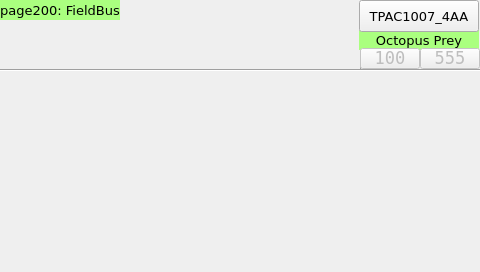
<?xml version="1.0" encoding="UTF-8"?>
<ui version="4.0">
<class>page200</class>
<widget class="QWidget" name="page200">
<property name="geometry">
<rect>
<x>0</x>
<y>0</y>
<width>480</width>
<height>272</height>
</rect>
</property>
<property name="minimumSize">
<size>
<width>480</width>
<height>272</height>
</size>
</property>
<property name="maximumSize">
<size>
<width>480</width>
<height>272</height>
</size>
</property>
<property name="windowTitle">
<string>page200</string>
</property>
<property name="styleSheet">
<string notr="true">QWidget#page200
{
}</string>
</property>
<widget class="Line" name="line_hr_1">
<property name="geometry">
<rect>
<x>0</x>
<y>69</y>
<width>481</width>
<height>3</height>
</rect>
</property>
<property name="orientation">
<enum>Qt::Horizontal</enum>
</property>
</widget>
<widget class="Line" name="line_vt_4">
<property name="geometry">
<rect>
<x>360</x>
<y>1</y>
<width>3</width>
<height>68</height>
</rect>
</property>
<property name="orientation">
<enum>Qt::Vertical</enum>
</property>
</widget>
<widget class="QLabel" name="label_Qt_Project">
<property name="geometry">
<rect>
<x>359</x>
<y>30</y>
<width>120</width>
<height>20</height>
</rect>
</property>
<property name="font">
<font>
<family>DejaVu Sans</family>
<pointsize>10</pointsize>
</font>
</property>
<property name="styleSheet">
<string notr="true">background-color: rgb(170, 255, 127);</string>
</property>
<property name="text">
<string>Octopus Prey</string>
</property>
<property name="alignment">
<set>Qt::AlignCenter</set>
</property>
</widget>
<widget class="ATCMlabel" name="atcmLabel_HWconfig">
<property name="enabled">
<bool>false</bool>
</property>
<property name="geometry">
<rect>
<x>420</x>
<y>48</y>
<width>60</width>
<height>21</height>
</rect>
</property>
<property name="font">
<font>
<family>DejaVu Sans Mono</family>
<pointsize>13</pointsize>
</font>
</property>
<property name="text">
<string>555</string>
</property>
<property name="toolTip">
<string>PLC_HWconfig</string>
</property>
<property name="whatsThis">
<string>ATCMlabel widget</string>
</property>
<property name="variable">
<string>PLC_HWconfig</string>
</property>
<property name="refresh">
<number>200</number>
</property>
<property name="max">
<string>0</string>
</property>
<property name="min">
<string>0</string>
</property>
<property name="viewStatus">
<bool>false</bool>
</property>
<property name="visibilityVar">
<string/>
</property>
<property name="bgColor">
<color>
<red>255</red>
<green>255</green>
<blue>127</blue>
</color>
</property>
<property name="fontColor">
<color>
<red>0</red>
<green>0</green>
<blue>0</blue>
</color>
</property>
<property name="borderWidth">
<number>0</number>
</property>
<property name="borderRadius">
<number>0</number>
</property>
<property name="format">
<enum>ATCMlabel::Hex</enum>
</property>
</widget>
<widget class="ATCMbutton" name="atcmButton_menu">
<property name="geometry">
<rect>
<x>359</x>
<y>0</y>
<width>120</width>
<height>32</height>
</rect>
</property>
<property name="font">
<font>
<family>DejaVu Sans</family>
<pointsize>10</pointsize>
<weight>50</weight>
<bold>false</bold>
</font>
</property>
<property name="toolTip">
<string/>
</property>
<property name="whatsThis">
<string>ATCMbutton widget</string>
</property>
<property name="pageName">
<string>menu</string>
</property>
<property name="statusvar">
<string/>
</property>
<property name="viewStatus">
<bool>false</bool>
</property>
<property name="refresh">
<number>200</number>
</property>
<property name="visibilityVar">
<string/>
</property>
<property name="bgColor">
<color>
<red>85</red>
<green>255</green>
<blue>255</blue>
</color>
</property>
<property name="borderColor">
<color>
<red>0</red>
<green>0</green>
<blue>0</blue>
</color>
</property>
<property name="text">
<string>TPAC1007_4AA</string>
</property>
<property name="pressText">
<string>TPAC1007_4AA</string>
</property>
<property name="borderWidth">
<number>1</number>
</property>
<property name="borderRadius">
<number>0</number>
</property>
<property name="apparence">
<enum>QFrame::Raised</enum>
</property>
</widget>
<widget class="ATCMlabel" name="atcmLabel_FWrevision">
<property name="enabled">
<bool>false</bool>
</property>
<property name="geometry">
<rect>
<x>360</x>
<y>48</y>
<width>60</width>
<height>21</height>
</rect>
</property>
<property name="font">
<font>
<family>DejaVu Sans Mono</family>
<pointsize>13</pointsize>
<weight>50</weight>
<bold>false</bold>
</font>
</property>
<property name="text">
<string>100</string>
</property>
<property name="toolTip">
<string>PLC_FWrevision</string>
</property>
<property name="whatsThis">
<string>ATCMlabel widget</string>
</property>
<property name="variable">
<string>PLC_FWrevision</string>
</property>
<property name="refresh">
<number>200</number>
</property>
<property name="max">
<string>0</string>
</property>
<property name="min">
<string>0</string>
</property>
<property name="viewStatus">
<bool>false</bool>
</property>
<property name="visibilityVar">
<string/>
</property>
<property name="bgColor">
<color>
<red>255</red>
<green>255</green>
<blue>127</blue>
</color>
</property>
<property name="fontColor">
<color>
<red>0</red>
<green>0</green>
<blue>0</blue>
</color>
</property>
<property name="borderWidth">
<number>0</number>
</property>
<property name="borderRadius">
<number>0</number>
</property>
</widget>
<widget class="QLabel" name="label_Qt_Project_2">
<property name="geometry">
<rect>
<x>0</x>
<y>0</y>
<width>120</width>
<height>20</height>
</rect>
</property>
<property name="font">
<font>
<family>DejaVu Sans</family>
<pointsize>10</pointsize>
</font>
</property>
<property name="styleSheet">
<string notr="true">background-color: rgb(170, 255, 127);</string>
</property>
<property name="text">
<string>page200: FieldBus</string>
</property>
<property name="alignment">
<set>Qt::AlignCenter</set>
</property>
</widget>
</widget>
<customwidgets>
<customwidget>
<class>ATCMbutton</class>
<extends>QPushButton</extends>
<header>atcmplugin.h</header>
</customwidget>
<customwidget>
<class>ATCMlabel</class>
<extends>QPushButton</extends>
<header>atcmplugin.h</header>
</customwidget>
</customwidgets>
<resources/>
 <connections>
  <connection>
   <sender>atcmButton_menu</sender>
   <signal>newPage(const char*,bool)</signal>
   <receiver>page200</receiver>
   <slot>goto_page(const char*,bool)</slot>
  </connection>
 </connections>
<slots>
<slot>goto_page(const char*,bool)</slot>
</slots>
</ui>
